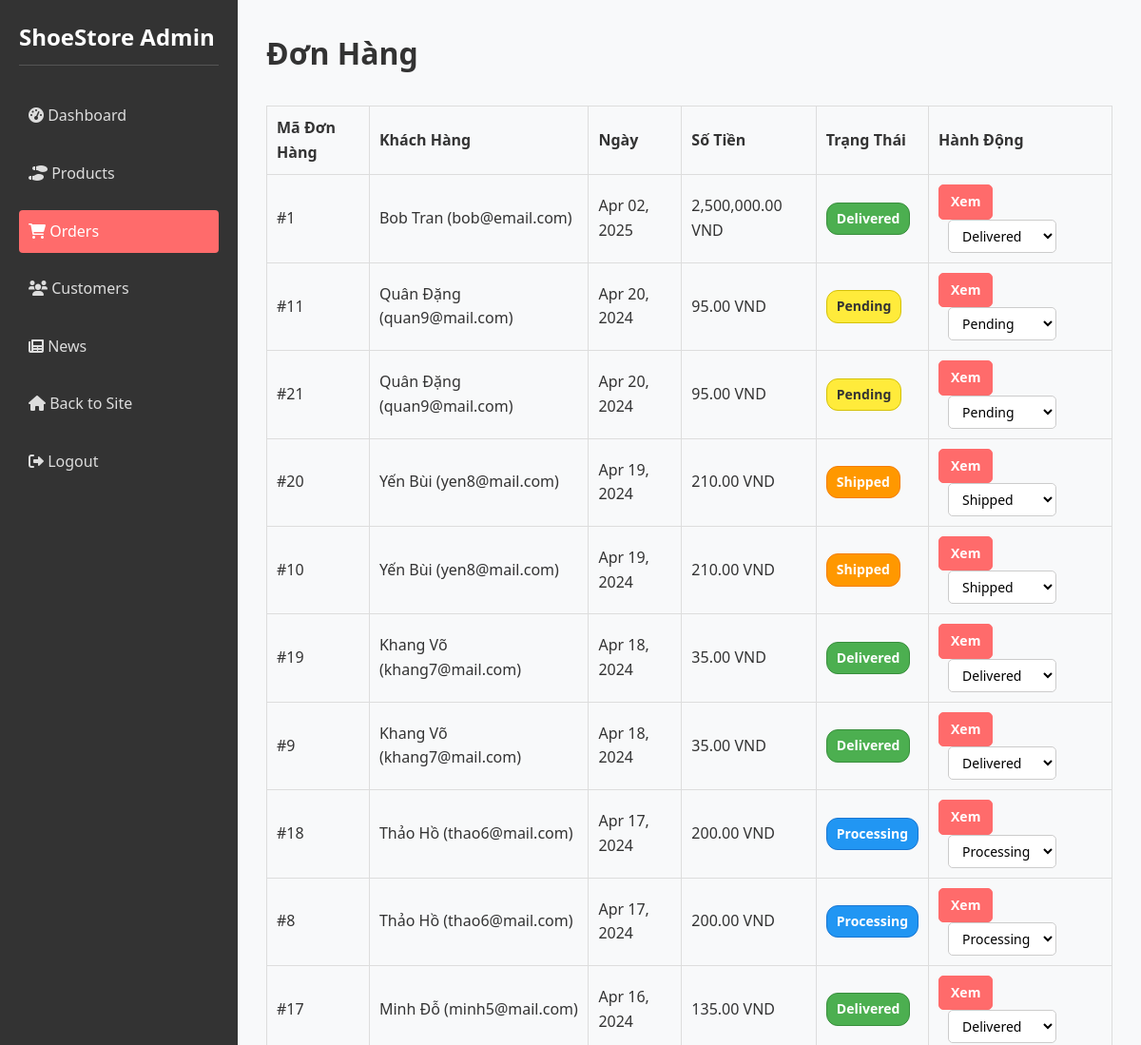
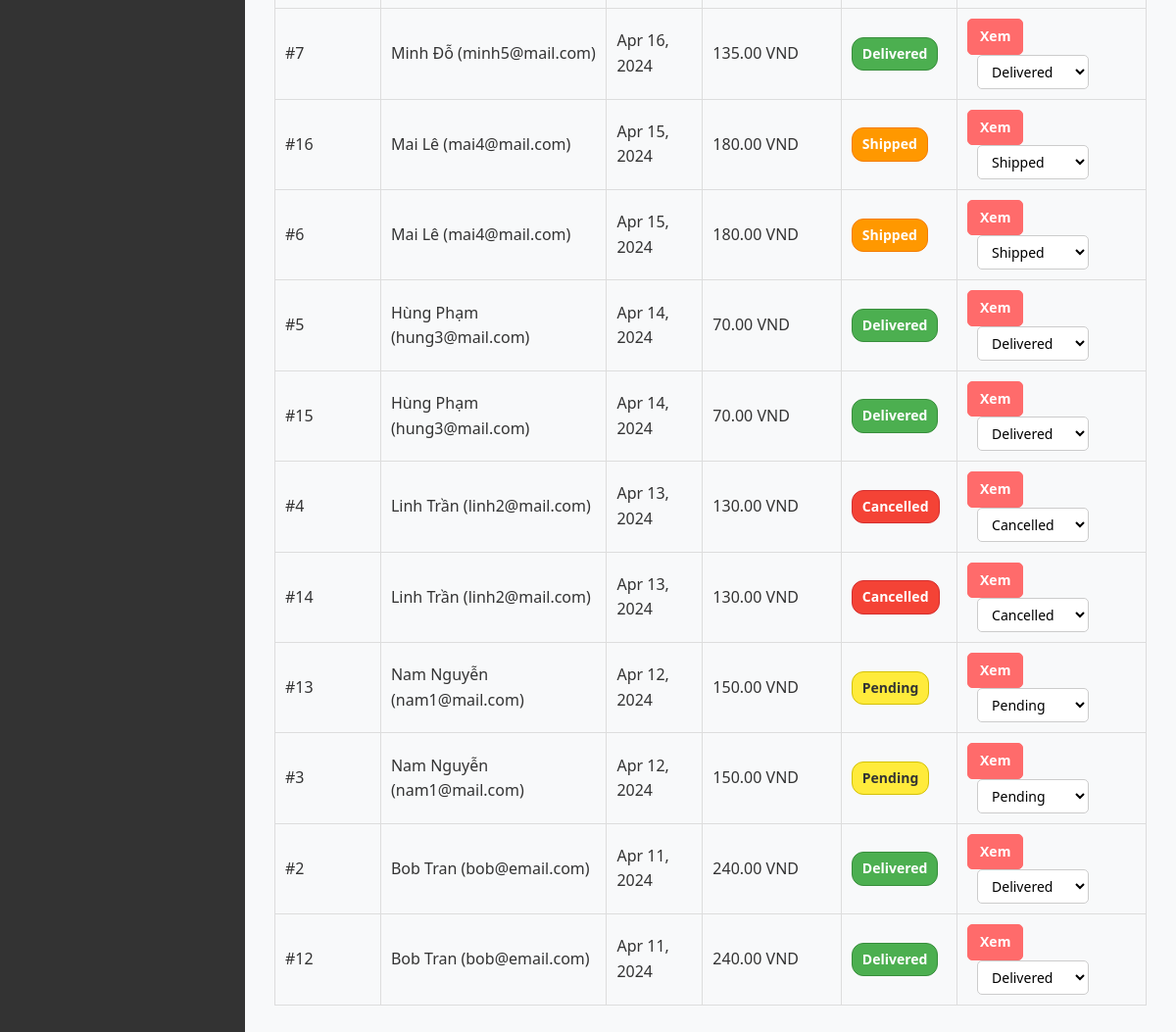
The page /index.php?controller=adminOrder&action=orders (signed in) on the database its author committed (2 pictures, top to bottom).
### tables this page shows
CREATE TABLE `order` (
  `OrderID` int(11) NOT NULL,
  `MemberID` int(11) DEFAULT NULL,
  `Total_price` decimal(10,2) DEFAULT NULL,
  `Quantity` int(11) DEFAULT NULL,
  `Date` date DEFAULT NULL,
  `Earned_VIP` decimal(10,2) DEFAULT NULL,
  `Status` varchar(50) DEFAULT NULL
);

CREATE TABLE `member` (
  `MemberID` int(11) NOT NULL,
  `Username` varchar(50) NOT NULL,
  `Password` varchar(100) NOT NULL,
  `Name` varchar(100) DEFAULT NULL,
  `Email` varchar(100) DEFAULT NULL,
  `Phone` varchar(20) DEFAULT NULL,
  `Exp_VIP` date DEFAULT NULL,
  `AdminID` int(11) DEFAULT NULL
);

### controllers/AdminOrderController.php (called while the page is built, shortened)
<?php
require_once __DIR__ . '/../models/OrderModel.php';
class AdminOrderController {
    private $orderModel;
    public function __construct() {
        $this->orderModel = new OrderModel();
    }
    public function orders() {
        $orders = $this->orderModel->getOrders();
        require_once __DIR__ . '/../views/admin/components/header.php';
        require_once __DIR__ . '/../views/admin/pages/orders.php';
    }
}

### index.php (called while the page is built, shortened)
<?php
$action = isset($_GET['action']) ? preg_replace('/[^a-zA-Z0-9]/', '', $_GET['action']) : 'index';
$controllerInstance = new $controllerClass();
$controllerInstance->$action();

### models/OrderModel.php (called while the page is built, shortened)
<?php
class OrderModel {
    private $pdo;
    public function __construct() {
        try {
            $this->pdo = new PDO("mysql:host=127.0.0.1;dbname=shoes;charset=utf8mb4", "root", "");
            $this->pdo->setAttribute(PDO::ATTR_ERRMODE, PDO::ERRMODE_EXCEPTION);
        } catch (PDOException $e) {
            die("Connection failed: " . $e->getMessage());
        }
    }
    public function getOrders() {
        $stmt = $this->pdo->query("
            SELECT o.OrderID, o.Total_price, o.Quantity, o.Date, o.Status, m.Name AS customer_name, m.Email
            FROM `order` o
            JOIN member m ON o.MemberID = m.MemberID
            ORDER BY o.Date DESC
        ");
        return $stmt->fetchAll(PDO::FETCH_ASSOC);
    }
}

### views/admin/pages/orders.php (the view, shortened to what this page needs)
<div class="admin-header">
    <h1>Đơn Hàng</h1>
</div>
<table class="admin-table" style="width: 100%; border-collapse: collapse; margin-top: 20px;">
    <thead>
        <tr style="background-color: #f4f4f4; color: #333;">
            <th style="padding: 10px; border: 1px solid #ddd; text-align: left;">Mã Đơn Hàng</th>
            <th style="padding: 10px; border: 1px solid #ddd; text-align: left;">Khách Hàng</th>
            <th style="padding: 10px; border: 1px solid #ddd; text-align: left;">Ngày</th>
            <th style="padding: 10px; border: 1px solid #ddd; text-align: left;">Số Tiền</th>
            <th style="padding: 10px; border: 1px solid #ddd; text-align: left;">Trạng Thái</th>
            <th style="padding: 10px; border: 1px solid #ddd; text-align: left;">Hành Động</th>
        </tr>
    </thead>
    <tbody>
        <?php if (empty($orders)): ?>
            <tr>
                <td colspan="6" style="text-align: center; padding: 20px; border: 1px solid #ddd;">Không có đơn hàng nào.</td>
            </tr>
        <?php else: ?>
            <?php foreach ($orders as $order): ?>
                <tr style="border-bottom: 1px solid #ddd;">
                    <td style="padding: 10px; border: 1px solid #ddd;">#<?php echo htmlspecialchars($order['OrderID']); ?></td>
                    <td style="padding: 10px; border: 1px solid #ddd;"><?php echo htmlspecialchars($order['customer_name']); ?> (<?php echo htmlspecialchars($order['Email']); ?>)</td>
                    <td style="padding: 10px; border: 1px solid #ddd;"><?php echo date('M d, Y', strtotime($order['Date'])); ?></td>
                    <td style="padding: 10px; border: 1px solid #ddd;"><?php echo number_format($order['Total_price'], 2); ?> VND</td>
                    <td style="padding: 10px; border: 1px solid #ddd;">
                        <?php
                        $statusStyles = [
                            'Pending' => 'background-color: #ffeb3b; color: #333; padding: 5px 10px; border-radius: 12px; display: inline-block; font-size: 14px; font-weight: bold; border: 1px solid #d4c107;',
                            'Processing' => 'background-color: #2196f3; color: white; padding: 5px 10px; border-radius: 12px; display: inline-block; font-size: 14px; font-weight: bold; border: 1px solid #1976d2;',
                            'Shipped' => 'background-color: #ff9800; color: white; padding: 5px 10px; border-radius: 12px; display: inline-block; font-size: 14px; font-weight: bold; border: 1px solid #f57c00;',
                            'Delivered' => 'background-color: #4caf50; color: white; padding: 5px 10px; border-radius: 12px; display: inline-block; font-size: 14px; font-weight: bold; border: 1px solid #388e3c;',
                            'Cancelled' => 'background-color: #f44336; color: white; padding: 5px 10px; border-radius: 12px; display: inline-block; font-size: 14px; font-weight: bold; border: 1px solid #d32f2f;'
                        ];
                        $statusStyle = isset($statusStyles[$order['Status']]) ? $statusStyles[$order['Status']] : '';
                        ?>
                        <span style="<?php echo $statusStyle; ?>">
                            <?php echo htmlspecialchars($order['Status']); ?>
                        </span>
                    </td>
                    <td style="padding: 10px; border: 1px solid #ddd;">
                        <a href="/shoesWebsite/views/admin/index.php?controller=adminOrder&action=orderDetail&id=<?php echo $order['OrderID']; ?>"
                           style="display: inline-block; padding: 6px 12px; background-color: #ff6b6b; color: white; text-decoration: none; border-radius: 5px; font-size: 14px; font-weight: bold; border: 1px solid #ff6b6b; transition: background-color 0.3s;"
                           onmouseover="this.style.backgroundColor='#ff5252'"
                           onmouseout="this.style.backgroundColor='#ff6b6b'">Xem</a>
                        <select onchange="updateOrderStatus(<?php echo $order['OrderID']; ?>, this.value)"
                                style="padding: 6px 10px; border-radius: 5px; border: 1px solid #ccc; font-size: 14px; margin-left: 10px; background-color: #fff; cursor: pointer; transition: border-color 0.3s;"
                                onmouseover="this.style.borderColor='#2196f3'"
                                onmouseout="this.style.borderColor='#ccc'">
                            <option value="Pending" <?php echo $order['Status'] == 'Pending' ? 'selected' : ''; ?>>Pending</option>
                            <option value="Processing" <?php echo $order['Status'] == 'Processing' ? 'selected' : ''; ?>>Processing</option>
                            <option value="Shipped" <?php echo $order['Status'] == 'Shipped' ? 'selected' : ''; ?>>Shipped</option>
                            <option value="Delivered" <?php echo $order['Status'] == 'Delivered' ? 'selected' : ''; ?>>Delivered</option>
                            <option value="Cancelled" <?php echo $order['Status'] == 'Cancelled' ? 'selected' : ''; ?>>Cancelled</option>
                        </select>
                    </td>
                </tr>
            <?php endforeach; ?>
        <?php endif; ?>
    </tbody>
</table>
<?php require_once __DIR__ . '/../components/admin_footer.php'; ?>

### assets/css/style.css (style rules this page uses)
* { margin: 0; padding: 0; box-sizing: border-box; font-family: "Segoe UI", Tahoma, Geneva, Verdana, sans-serif; }
body { background-color: #f8f9fa; color: #333; line-height: 1.6; }
a { text-decoration: none; color: #333; }
.admin-header { display: flex; justify-content: space-between; align-items: center; margin-bottom: 30px; }
.admin-table { width: 100%; border-collapse: collapse; }
.admin-table th, .admin-table td { padding: 12px 15px; text-align: left; border-bottom: 1px solid #ddd; }
.admin-table th { background-color: #f8f9fa; }
table { width: 100%; border-collapse: collapse; margin-top: 20px; }
table th, table td { padding: 12px 15px; text-align: left; border-bottom: 1px solid #ddd; }
table th { background-color: #f8f9fa; font-weight: bold; }
table td a { margin-right: 10px; }

### rows shown on the page
order: OrderID "1", MemberID.Name "Bob Tran", MemberID.Email "bob@email.com", Date "Apr 02, 2025", Total_price "2,500,000.00", Status "Delivered", Status+OrderID "Delivered"
order: OrderID "11", MemberID.Name "Quân Đặng", MemberID.Email "quan9@mail.com", Date "Apr 20, 2024", Total_price "95.00", Status "Pending", Status+OrderID "Pending"
order: OrderID "21", MemberID.Name "Quân Đặng", MemberID.Email "quan9@mail.com", Date "Apr 20, 2024", Total_price "95.00", Status "Pending", Status+OrderID "Pending"
order: OrderID "20", MemberID.Name "Yến Bùi", MemberID.Email "yen8@mail.com", Date "Apr 19, 2024", Total_price "210.00", Status "Shipped", Status+OrderID "Shipped"
order: OrderID "10", MemberID.Name "Yến Bùi", MemberID.Email "yen8@mail.com", Date "Apr 19, 2024", Total_price "210.00", Status "Shipped", Status+OrderID "Shipped"
order: OrderID "19", MemberID.Name "Khang Võ", MemberID.Email "khang7@mail.com", Date "Apr 18, 2024", Total_price "35.00", Status "Delivered", Status+OrderID "Delivered"
order: OrderID "9", MemberID.Name "Khang Võ", MemberID.Email "khang7@mail.com", Date "Apr 18, 2024", Total_price "35.00", Status "Delivered", Status+OrderID "Delivered"
order: OrderID "18", MemberID.Name "Thảo Hồ", MemberID.Email "thao6@mail.com", Date "Apr 17, 2024", Total_price "200.00", Status "Processing", Status+OrderID "Processing"
order: OrderID "8", MemberID.Name "Thảo Hồ", MemberID.Email "thao6@mail.com", Date "Apr 17, 2024", Total_price "200.00", Status "Processing", Status+OrderID "Processing"
order: OrderID "17", MemberID.Name "Minh Đỗ", MemberID.Email "minh5@mail.com", Date "Apr 16, 2024", Total_price "135.00", Status "Delivered", Status+OrderID "Delivered"
order: OrderID "7", MemberID.Name "Minh Đỗ", MemberID.Email "minh5@mail.com", Date "Apr 16, 2024", Total_price "135.00", Status "Delivered", Status+OrderID "Delivered"
order: OrderID "16", MemberID.Name "Mai Lê", MemberID.Email "mai4@mail.com", Date "Apr 15, 2024", Total_price "180.00", Status "Shipped", Status+OrderID "Shipped"
order: OrderID "6", MemberID.Name "Mai Lê", MemberID.Email "mai4@mail.com", Date "Apr 15, 2024", Total_price "180.00", Status "Shipped", Status+OrderID "Shipped"
order: OrderID "5", MemberID.Name "Hùng Phạm", MemberID.Email "hung3@mail.com", Date "Apr 14, 2024", Total_price "70.00", Status "Delivered", Status+OrderID "Delivered"
order: OrderID "15", MemberID.Name "Hùng Phạm", MemberID.Email "hung3@mail.com", Date "Apr 14, 2024", Total_price "70.00", Status "Delivered", Status+OrderID "Delivered"
order: OrderID "4", MemberID.Name "Linh Trần", MemberID.Email "linh2@mail.com", Date "Apr 13, 2024", Total_price "130.00", Status "Cancelled", Status+OrderID "Cancelled"
order: OrderID "14", MemberID.Name "Linh Trần", MemberID.Email "linh2@mail.com", Date "Apr 13, 2024", Total_price "130.00", Status "Cancelled", Status+OrderID "Cancelled"
order: OrderID "13", MemberID.Name "Nam Nguyễn", MemberID.Email "nam1@mail.com", Date "Apr 12, 2024", Total_price "150.00", Status "Pending", Status+OrderID "Pending"
order: OrderID "3", MemberID.Name "Nam Nguyễn", MemberID.Email "nam1@mail.com", Date "Apr 12, 2024", Total_price "150.00", Status "Pending", Status+OrderID "Pending"
order: OrderID "2", MemberID.Name "Bob Tran", MemberID.Email "bob@email.com", Date "Apr 11, 2024", Total_price "240.00", Status "Delivered", Status+OrderID "Delivered"
order: OrderID "12", MemberID.Name "Bob Tran", MemberID.Email "bob@email.com", Date "Apr 11, 2024", Total_price "240.00", Status "Delivered", Status+OrderID "Delivered"
